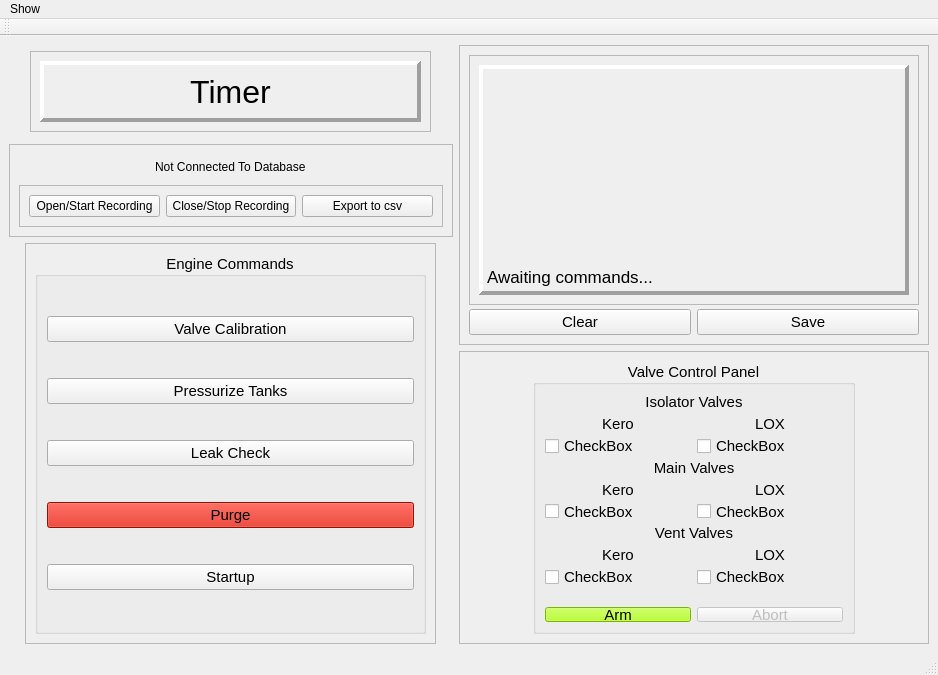
<?xml version="1.0" encoding="UTF-8"?>
<ui version="4.0">
 <class>MainWindow</class>
 <widget class="QMainWindow" name="MainWindow">
  <property name="enabled">
   <bool>true</bool>
  </property>
  <property name="geometry">
   <rect>
    <x>0</x>
    <y>0</y>
    <width>938</width>
    <height>675</height>
   </rect>
  </property>
  <property name="windowTitle">
   <string>APRL-GUI v0.3</string>
  </property>
  <widget class="QWidget" name="centralwidget">
   <layout class="QHBoxLayout" name="horizontalLayout_2">
    <item>
     <layout class="QVBoxLayout" name="verticalLayout_4">
      <item alignment="Qt::AlignHCenter|Qt::AlignVCenter">
       <widget class="QFrame" name="frame">
        <property name="frameShape">
         <enum>QFrame::StyledPanel</enum>
        </property>
        <property name="frameShadow">
         <enum>QFrame::Raised</enum>
        </property>
        <layout class="QVBoxLayout" name="verticalLayout_6">
         <item>
          <widget class="QLabel" name="timer">
           <property name="minimumSize">
            <size>
             <width>381</width>
             <height>61</height>
            </size>
           </property>
           <property name="font">
            <font>
             <pointsize>24</pointsize>
            </font>
           </property>
           <property name="frameShape">
            <enum>QFrame::Panel</enum>
           </property>
           <property name="frameShadow">
            <enum>QFrame::Raised</enum>
           </property>
           <property name="lineWidth">
            <number>4</number>
           </property>
           <property name="text">
            <string>Timer</string>
           </property>
           <property name="alignment">
            <set>Qt::AlignCenter</set>
           </property>
          </widget>
         </item>
        </layout>
       </widget>
      </item>
      <item>
       <widget class="QFrame" name="frame_5">
        <property name="frameShape">
         <enum>QFrame::StyledPanel</enum>
        </property>
        <property name="frameShadow">
         <enum>QFrame::Raised</enum>
        </property>
        <layout class="QVBoxLayout" name="verticalLayout_8">
         <item alignment="Qt::AlignHCenter">
          <widget class="QLabel" name="databaseInfo">
           <property name="text">
            <string>Not Connected To Database</string>
           </property>
          </widget>
         </item>
         <item>
          <widget class="QFrame" name="frame_6">
           <property name="frameShape">
            <enum>QFrame::StyledPanel</enum>
           </property>
           <property name="frameShadow">
            <enum>QFrame::Raised</enum>
           </property>
           <layout class="QHBoxLayout" name="horizontalLayout_6">
            <item>
             <widget class="QPushButton" name="openStart">
              <property name="text">
               <string>Open/Start Recording</string>
              </property>
             </widget>
            </item>
            <item>
             <widget class="QPushButton" name="stopClose">
              <property name="text">
               <string>Close/Stop Recording</string>
              </property>
             </widget>
            </item>
            <item>
             <widget class="QPushButton" name="exportFrom">
              <property name="text">
               <string>Export to csv</string>
              </property>
             </widget>
            </item>
           </layout>
          </widget>
         </item>
        </layout>
       </widget>
      </item>
      <item alignment="Qt::AlignHCenter|Qt::AlignVCenter">
       <widget class="QFrame" name="frame_2">
        <property name="frameShape">
         <enum>QFrame::StyledPanel</enum>
        </property>
        <property name="frameShadow">
         <enum>QFrame::Raised</enum>
        </property>
        <layout class="QVBoxLayout" name="verticalLayout_7">
         <item>
          <widget class="QGroupBox" name="commandBox">
           <property name="minimumSize">
            <size>
             <width>391</width>
             <height>381</height>
            </size>
           </property>
           <property name="font">
            <font>
             <pointsize>11</pointsize>
            </font>
           </property>
           <property name="title">
            <string>Engine Commands</string>
           </property>
           <property name="alignment">
            <set>Qt::AlignCenter</set>
           </property>
           <property name="flat">
            <bool>false</bool>
           </property>
           <layout class="QVBoxLayout" name="verticalLayout">
            <item>
             <widget class="QPushButton" name="calibButton">
              <property name="font">
               <font>
                <pointsize>11</pointsize>
               </font>
              </property>
              <property name="text">
               <string>Valve Calibration</string>
              </property>
             </widget>
            </item>
            <item>
             <widget class="QPushButton" name="pressButton">
              <property name="font">
               <font>
                <pointsize>11</pointsize>
               </font>
              </property>
              <property name="text">
               <string>Pressurize Tanks</string>
              </property>
             </widget>
            </item>
            <item>
             <widget class="QPushButton" name="leakButton">
              <property name="font">
               <font>
                <pointsize>11</pointsize>
               </font>
              </property>
              <property name="text">
               <string>Leak Check</string>
              </property>
             </widget>
            </item>
            <item>
             <widget class="QPushButton" name="purgeButton">
              <property name="styleSheet">
               <string notr="true">QPushButton#purgeButton {background-color: rgb(209, 21, 7); }
QPushButton#purgeButton:checked {background-color: rgb(170, 255, 0);}</string>
              </property>
              <property name="text">
               <string>Purge</string>
              </property>
              <property name="checkable">
               <bool>true</bool>
              </property>
              <property name="checked">
               <bool>false</bool>
              </property>
             </widget>
            </item>
            <item>
             <widget class="QPushButton" name="startupButton">
              <property name="text">
               <string>Startup</string>
              </property>
             </widget>
            </item>
           </layout>
          </widget>
         </item>
        </layout>
       </widget>
      </item>
     </layout>
    </item>
    <item>
     <layout class="QVBoxLayout" name="verticalLayout_5">
      <item alignment="Qt::AlignHCenter|Qt::AlignVCenter">
       <widget class="QFrame" name="frame_3">
        <property name="minimumSize">
         <size>
          <width>450</width>
          <height>300</height>
         </size>
        </property>
        <property name="frameShape">
         <enum>QFrame::StyledPanel</enum>
        </property>
        <property name="frameShadow">
         <enum>QFrame::Raised</enum>
        </property>
        <layout class="QHBoxLayout" name="horizontalLayout_4">
         <item>
          <layout class="QVBoxLayout" name="verticalLayout_3">
           <item alignment="Qt::AlignHCenter|Qt::AlignVCenter">
            <widget class="QScrollArea" name="scrollArea">
             <property name="minimumSize">
              <size>
               <width>450</width>
               <height>250</height>
              </size>
             </property>
             <property name="widgetResizable">
              <bool>true</bool>
             </property>
             <widget class="QWidget" name="scrollAreaWidgetContents">
              <property name="geometry">
               <rect>
                <x>0</x>
                <y>0</y>
                <width>448</width>
                <height>248</height>
               </rect>
              </property>
              <layout class="QHBoxLayout" name="horizontalLayout_5">
               <item>
                <widget class="QLabel" name="log">
                 <property name="font">
                  <font>
                   <pointsize>13</pointsize>
                  </font>
                 </property>
                 <property name="frameShape">
                  <enum>QFrame::Panel</enum>
                 </property>
                 <property name="frameShadow">
                  <enum>QFrame::Raised</enum>
                 </property>
                 <property name="lineWidth">
                  <number>4</number>
                 </property>
                 <property name="text">
                  <string>Awaiting commands...</string>
                 </property>
                 <property name="alignment">
                  <set>Qt::AlignBottom|Qt::AlignLeading|Qt::AlignLeft</set>
                 </property>
                </widget>
               </item>
              </layout>
             </widget>
            </widget>
           </item>
           <item>
            <layout class="QHBoxLayout" name="horizontalLayout">
             <item>
              <widget class="QPushButton" name="commandClear">
               <property name="font">
                <font>
                 <pointsize>11</pointsize>
                </font>
               </property>
               <property name="text">
                <string>Clear</string>
               </property>
              </widget>
             </item>
             <item>
              <widget class="QPushButton" name="commandSave">
               <property name="font">
                <font>
                 <pointsize>11</pointsize>
                </font>
               </property>
               <property name="text">
                <string>Save</string>
               </property>
              </widget>
             </item>
            </layout>
           </item>
          </layout>
         </item>
        </layout>
       </widget>
      </item>
      <item>
       <widget class="QFrame" name="frame_4">
        <property name="frameShape">
         <enum>QFrame::StyledPanel</enum>
        </property>
        <property name="frameShadow">
         <enum>QFrame::Raised</enum>
        </property>
        <layout class="QHBoxLayout" name="horizontalLayout_3">
         <item alignment="Qt::AlignHCenter|Qt::AlignVCenter">
          <widget class="QGroupBox" name="valveBox">
           <property name="minimumSize">
            <size>
             <width>322</width>
             <height>245</height>
            </size>
           </property>
           <property name="font">
            <font>
             <pointsize>11</pointsize>
            </font>
           </property>
           <property name="styleSheet">
            <string notr="true"/>
           </property>
           <property name="title">
            <string>Valve Control Panel</string>
           </property>
           <property name="alignment">
            <set>Qt::AlignCenter</set>
           </property>
           <layout class="QVBoxLayout" name="verticalLayout_2">
            <item>
             <widget class="QLabel" name="isoValSection">
              <property name="sizePolicy">
               <sizepolicy hsizetype="Preferred" vsizetype="Preferred">
                <horstretch>0</horstretch>
                <verstretch>0</verstretch>
               </sizepolicy>
              </property>
              <property name="font">
               <font>
                <pointsize>11</pointsize>
               </font>
              </property>
              <property name="text">
               <string>Isolator Valves</string>
              </property>
              <property name="alignment">
               <set>Qt::AlignCenter</set>
              </property>
             </widget>
            </item>
            <item>
             <layout class="QHBoxLayout" name="isoValLabels">
              <item>
               <widget class="QLabel" name="isoVal1Label">
                <property name="text">
                 <string>Kero</string>
                </property>
                <property name="alignment">
                 <set>Qt::AlignCenter</set>
                </property>
               </widget>
              </item>
              <item>
               <widget class="QLabel" name="isoVal2Label">
                <property name="text">
                 <string>LOX</string>
                </property>
                <property name="alignment">
                 <set>Qt::AlignCenter</set>
                </property>
               </widget>
              </item>
             </layout>
            </item>
            <item>
             <layout class="QHBoxLayout" name="isoRow">
              <item>
               <widget class="AnimatedToggle" name="isoTog1_old">
                <property name="sizePolicy">
                 <sizepolicy hsizetype="Preferred" vsizetype="Preferred">
                  <horstretch>0</horstretch>
                  <verstretch>0</verstretch>
                 </sizepolicy>
                </property>
                <property name="font">
                 <font>
                  <pointsize>11</pointsize>
                 </font>
                </property>
                <property name="text">
                 <string>CheckBox</string>
                </property>
               </widget>
              </item>
              <item>
               <widget class="AnimatedToggle" name="isoTog2_old">
                <property name="font">
                 <font>
                  <pointsize>11</pointsize>
                 </font>
                </property>
                <property name="text">
                 <string>CheckBox</string>
                </property>
               </widget>
              </item>
             </layout>
            </item>
            <item>
             <widget class="QLabel" name="mainValSection">
              <property name="sizePolicy">
               <sizepolicy hsizetype="Preferred" vsizetype="Preferred">
                <horstretch>0</horstretch>
                <verstretch>0</verstretch>
               </sizepolicy>
              </property>
              <property name="font">
               <font>
                <pointsize>11</pointsize>
               </font>
              </property>
              <property name="text">
               <string>Main Valves</string>
              </property>
              <property name="alignment">
               <set>Qt::AlignCenter</set>
              </property>
             </widget>
            </item>
            <item>
             <layout class="QHBoxLayout" name="mainValLabels">
              <item>
               <widget class="QLabel" name="mainVal1Label">
                <property name="text">
                 <string>Kero</string>
                </property>
                <property name="alignment">
                 <set>Qt::AlignCenter</set>
                </property>
               </widget>
              </item>
              <item>
               <widget class="QLabel" name="mainVal2Label">
                <property name="text">
                 <string>LOX</string>
                </property>
                <property name="alignment">
                 <set>Qt::AlignCenter</set>
                </property>
               </widget>
              </item>
             </layout>
            </item>
            <item>
             <layout class="QHBoxLayout" name="mainRow">
              <item>
               <widget class="AnimatedToggle" name="mainTog1_old">
                <property name="font">
                 <font>
                  <pointsize>11</pointsize>
                 </font>
                </property>
                <property name="text">
                 <string>CheckBox</string>
                </property>
               </widget>
              </item>
              <item>
               <widget class="AnimatedToggle" name="mainTog2_old">
                <property name="font">
                 <font>
                  <pointsize>11</pointsize>
                 </font>
                </property>
                <property name="text">
                 <string>CheckBox</string>
                </property>
               </widget>
              </item>
             </layout>
            </item>
            <item>
             <widget class="QLabel" name="ventValSection">
              <property name="font">
               <font>
                <pointsize>11</pointsize>
               </font>
              </property>
              <property name="text">
               <string>Vent Valves</string>
              </property>
              <property name="alignment">
               <set>Qt::AlignCenter</set>
              </property>
             </widget>
            </item>
            <item>
             <layout class="QHBoxLayout" name="ventValLabels">
              <item>
               <widget class="QLabel" name="ventValLabel1">
                <property name="text">
                 <string>Kero</string>
                </property>
                <property name="alignment">
                 <set>Qt::AlignCenter</set>
                </property>
               </widget>
              </item>
              <item>
               <widget class="QLabel" name="ventValLabel2">
                <property name="text">
                 <string>LOX</string>
                </property>
                <property name="alignment">
                 <set>Qt::AlignCenter</set>
                </property>
               </widget>
              </item>
             </layout>
            </item>
            <item>
             <layout class="QHBoxLayout" name="ventRow">
              <item>
               <widget class="AnimatedToggle" name="ventTog1_old">
                <property name="font">
                 <font>
                  <pointsize>11</pointsize>
                 </font>
                </property>
                <property name="text">
                 <string>CheckBox</string>
                </property>
                <property name="checked">
                 <bool>false</bool>
                </property>
               </widget>
              </item>
              <item>
               <widget class="AnimatedToggle" name="ventTog2_old">
                <property name="font">
                 <font>
                  <pointsize>11</pointsize>
                 </font>
                </property>
                <property name="text">
                 <string>CheckBox</string>
                </property>
                <property name="checked">
                 <bool>false</bool>
                </property>
               </widget>
              </item>
             </layout>
            </item>
            <item>
             <spacer name="horizontalSpacer_2">
              <property name="orientation">
               <enum>Qt::Horizontal</enum>
              </property>
              <property name="sizeHint" stdset="0">
               <size>
                <width>40</width>
                <height>20</height>
               </size>
              </property>
             </spacer>
            </item>
            <item>
             <layout class="QHBoxLayout" name="rsoRow">
              <item>
               <widget class="QPushButton" name="armButton">
                <property name="font">
                 <font>
                  <pointsize>11</pointsize>
                 </font>
                </property>
                <property name="styleSheet">
                 <string notr="true">QPushButton#armButton {background-color: rgb(170, 255, 0);}
QPushButton#armButton:checked {background-color: rgb(209, 21, 7); }</string>
                </property>
                <property name="text">
                 <string>Arm</string>
                </property>
                <property name="checkable">
                 <bool>true</bool>
                </property>
                <property name="checked">
                 <bool>false</bool>
                </property>
               </widget>
              </item>
              <item>
               <widget class="QPushButton" name="abortButton">
                <property name="enabled">
                 <bool>false</bool>
                </property>
                <property name="font">
                 <font>
                  <pointsize>11</pointsize>
                 </font>
                </property>
                <property name="styleSheet">
                 <string notr="true">QPushButton#abortButton:enabled {background-color: rgb(170, 255, 0);}
QPushButton#abortButton:checked {background-color: rgb(209, 21, 7); }</string>
                </property>
                <property name="text">
                 <string>Abort</string>
                </property>
                <property name="checkable">
                 <bool>true</bool>
                </property>
                <property name="checked">
                 <bool>false</bool>
                </property>
                <property name="flat">
                 <bool>false</bool>
                </property>
               </widget>
              </item>
             </layout>
            </item>
           </layout>
          </widget>
         </item>
        </layout>
       </widget>
      </item>
     </layout>
    </item>
   </layout>
  </widget>
  <widget class="QMenuBar" name="menubar">
   <property name="geometry">
    <rect>
     <x>0</x>
     <y>0</y>
     <width>938</width>
     <height>20</height>
    </rect>
   </property>
   <widget class="QMenu" name="menuShow">
    <property name="title">
     <string>Show</string>
    </property>
    <addaction name="actionTelemetry_Screen"/>
   </widget>
   <addaction name="menuShow"/>
  </widget>
  <widget class="QStatusBar" name="statusbar"/>
  <widget class="QToolBar" name="toolBar">
   <property name="windowTitle">
    <string>toolBar</string>
   </property>
   <attribute name="toolBarArea">
    <enum>TopToolBarArea</enum>
   </attribute>
   <attribute name="toolBarBreak">
    <bool>false</bool>
   </attribute>
  </widget>
  <action name="actionTelemetry_Screen">
   <property name="text">
    <string>Telemetry Screen</string>
   </property>
  </action>
 </widget>
 <customwidgets>
  <customwidget>
   <class>AnimatedToggle</class>
   <extends>QCheckBox</extends>
   <header>qtwidgets</header>
  </customwidget>
 </customwidgets>
 <resources/>
 <connections/>
</ui>
